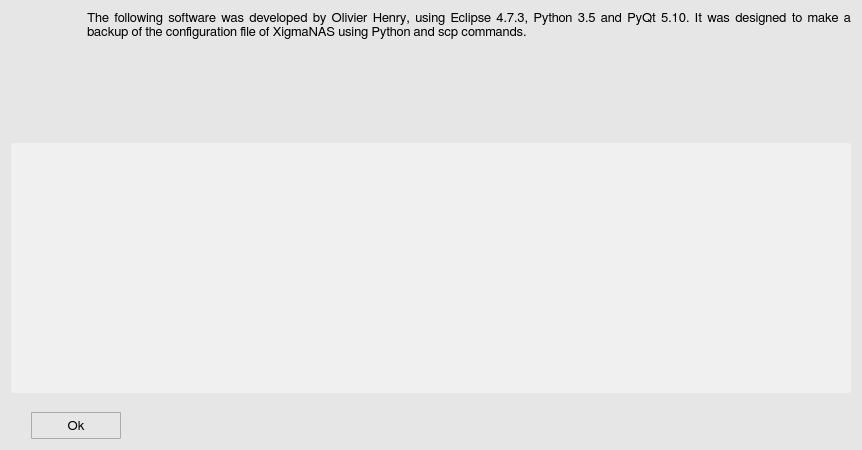
<?xml version="1.0" encoding="UTF-8"?>
<ui version="4.0">
 <class>aboutlogWindow</class>
 <widget class="QWidget" name="aboutlogWindow">
  <property name="geometry">
   <rect>
    <x>0</x>
    <y>0</y>
    <width>862</width>
    <height>450</height>
   </rect>
  </property>
  <property name="minimumSize">
   <size>
    <width>850</width>
    <height>450</height>
   </size>
  </property>
  <property name="maximumSize">
   <size>
    <width>862</width>
    <height>450</height>
   </size>
  </property>
  <property name="font">
   <font>
    <family>FreeSans</family>
    <pointsize>10</pointsize>
    <weight>50</weight>
    <bold>false</bold>
    <stylestrategy>PreferAntialias</stylestrategy>
    <kerning>true</kerning>
   </font>
  </property>
  <property name="windowTitle">
   <string>About XigmaNAS Conf Backup</string>
  </property>
  <property name="windowIcon">
   <iconset>
    <normaloff>icons/about_popup_icon.svg</normaloff>icons/about_popup_icon.svg</iconset>
  </property>
  <property name="styleSheet">
   <string notr="true">QWidget {
	background-color: rgb(230,230,230);
}

QScrollBar:vertical {
  border: 1px solid white;
  background-color: rgb(240, 240, 240);
  width: 20px;
  margin: 21px 0px 21px 0px;
}

QScrollBar:horizontal {
  border: 1px solid white;
  background-color: rgb(240, 240, 240);
  height: 20px;
  margin: 0px 21px 0px 21px;
}

QScrollBar::handle:vertical {
  background-color: rgb(205, 205, 205);
  min-height: 25px;
}

QScrollBar:handle:vertical:hover {
  background-color: rgb(167, 167, 167);
}

QScrollBar::handle:horizontal {
  background-color: rgb(205, 205, 205);
  min-width: 25px;
}

QScrollBar:handle:horizontal:hover {
  background-color: rgb(167, 167, 167);
}

QScrollBar::add-line:vertical {
  border-top: 1px solid rgb(240,240,240);
  border-left: 1px solid white;
  border-right: 1px solid white;
  border-bottom: 1px solid white;
  background-color: rgb(240, 240, 240);
  height: 20px;
  subcontrol-position: bottom;
  subcontrol-origin: margin;
}

QScrollBar::add-line:vertical:hover {
  background-color: rgb(219, 219, 219);
}

QScrollBar::sub-line:vertical {
  border-top: 1px solid white;
  border-left: 1px solid white;
  border-right: 1px solid white;
  border-bottom: 1px solid rgb(240,240,240);
  background-color: rgb(240, 240, 240);
  height: 20px;
  subcontrol-position: top;
  subcontrol-origin: margin;
}

QScrollBar::sub-line:vertical:hover {
  background-color: rgb(219, 219, 219);
}

QScrollBar::up-arrow:vertical {
  image: url(icons/up_arrow_icon.svg); 
  width: 16px;
  height: 16px;
}

QScrollBar::up-arrow:vertical:pressed {
  right: -1px;
  bottom: -1px;
}

QScrollBar::down-arrow:vertical {
  image: url(icons/down_arrow_icon.svg); 
  width: 16px;
  height: 16px;
}

QScrollBar::down-arrow:vertical:pressed {
  right: -1px;
  bottom: -1px;
}

QScrollBar::add-line:horizontal {
  border-top: 1px solid white;
  border-left: 1px solid rgb(240,240,240);
  border-right: 1px solid white;
  border-bottom: 1px solid white;
  background-color: rgb(240, 240, 240);
  width: 20px;
  subcontrol-position: right;
  subcontrol-origin: margin;
}

QScrollBar::add-line:horizontal:hover {
  background-color: rgb(219, 219, 219);
}

QScrollBar::sub-line:horizontal {
  border-top: 1px solid white;
  border-left: 1px solid white;
  border-right: 1px solid rgb(240,240,240);
  border-bottom: 1px solid white;
  background-color: rgb(240, 240, 240);
  width: 20px;
  subcontrol-position: left;
  subcontrol-origin: margin;
}

QScrollBar::sub-line:horizontal:hover {
  background-color: rgb(219, 219, 219);
}

QScrollBar::left-arrow:horizontal {
  image: url(icons/left_arrow_icon.svg); 
  width: 16px;
  height: 16px;
}

QScrollBar::left-arrow:horizontal:pressed {
  right: -1px;
  bottom: -1px;
}

QScrollBar::right-arrow:horizontal {
  image: url(icons/right_arrow_icon.svg); 
  width: 16px;
  height: 16px;
}

QScrollBar::right-arrow:horizontal:pressed {
  right: -1px;
  bottom: -1px;
}</string>
  </property>
  <layout class="QGridLayout" name="gridLayout">
   <item row="0" column="0">
    <layout class="QVBoxLayout" name="verticalLayout_2">
     <item>
      <layout class="QHBoxLayout" name="horizontalLayout_2">
       <item>
        <layout class="QVBoxLayout" name="verticalLayout">
         <item>
          <widget class="QLabel" name="label_2">
           <property name="minimumSize">
            <size>
             <width>50</width>
             <height>50</height>
            </size>
           </property>
           <property name="maximumSize">
            <size>
             <width>50</width>
             <height>50</height>
            </size>
           </property>
           <property name="text">
            <string/>
           </property>
           <property name="pixmap">
            <pixmap>icons/about_popup_icon.svg</pixmap>
           </property>
           <property name="scaledContents">
            <bool>true</bool>
           </property>
           <property name="alignment">
            <set>Qt::AlignLeading|Qt::AlignLeft|Qt::AlignTop</set>
           </property>
          </widget>
         </item>
         <item>
          <spacer name="verticalSpacer_3">
           <property name="orientation">
            <enum>Qt::Vertical</enum>
           </property>
           <property name="sizeHint" stdset="0">
            <size>
             <width>20</width>
             <height>18</height>
            </size>
           </property>
          </spacer>
         </item>
        </layout>
       </item>
       <item>
        <spacer name="horizontalSpacer_3">
         <property name="orientation">
          <enum>Qt::Horizontal</enum>
         </property>
         <property name="sizeType">
          <enum>QSizePolicy::Fixed</enum>
         </property>
         <property name="sizeHint" stdset="0">
          <size>
           <width>20</width>
           <height>20</height>
          </size>
         </property>
        </spacer>
       </item>
       <item>
        <widget class="QLabel" name="label_1">
         <property name="sizePolicy">
          <sizepolicy hsizetype="Preferred" vsizetype="Preferred">
           <horstretch>0</horstretch>
           <verstretch>0</verstretch>
          </sizepolicy>
         </property>
         <property name="minimumSize">
          <size>
           <width>750</width>
           <height>0</height>
          </size>
         </property>
         <property name="maximumSize">
          <size>
           <width>16777215</width>
           <height>16777215</height>
          </size>
         </property>
         <property name="font">
          <font>
           <family>FreeSans</family>
           <pointsize>10</pointsize>
           <weight>50</weight>
           <bold>false</bold>
           <stylestrategy>PreferAntialias</stylestrategy>
           <kerning>true</kerning>
          </font>
         </property>
         <property name="frameShape">
          <enum>QFrame::NoFrame</enum>
         </property>
         <property name="frameShadow">
          <enum>QFrame::Plain</enum>
         </property>
         <property name="lineWidth">
          <number>1</number>
         </property>
         <property name="midLineWidth">
          <number>0</number>
         </property>
         <property name="text">
          <string>&lt;html&gt;&lt;head/&gt;&lt;body&gt;&lt;p&gt;The following software was developed by Olivier Henry, using Eclipse 4.7.3, Python 3.5 and PyQt 5.10. It was designed to make a backup of the configuration file of XigmaNAS using Python and scp commands.&lt;/p&gt;&lt;/body&gt;&lt;/html&gt;</string>
         </property>
         <property name="textFormat">
          <enum>Qt::AutoText</enum>
         </property>
         <property name="scaledContents">
          <bool>false</bool>
         </property>
         <property name="alignment">
          <set>Qt::AlignJustify|Qt::AlignTop</set>
         </property>
         <property name="wordWrap">
          <bool>true</bool>
         </property>
        </widget>
       </item>
      </layout>
     </item>
     <item>
      <spacer name="verticalSpacer_2">
       <property name="orientation">
        <enum>Qt::Vertical</enum>
       </property>
       <property name="sizeType">
        <enum>QSizePolicy::Fixed</enum>
       </property>
       <property name="sizeHint" stdset="0">
        <size>
         <width>20</width>
         <height>13</height>
        </size>
       </property>
      </spacer>
     </item>
     <item>
      <widget class="QTextBrowser" name="browser">
       <property name="sizePolicy">
        <sizepolicy hsizetype="Preferred" vsizetype="Preferred">
         <horstretch>0</horstretch>
         <verstretch>0</verstretch>
        </sizepolicy>
       </property>
       <property name="minimumSize">
        <size>
         <width>0</width>
         <height>250</height>
        </size>
       </property>
       <property name="font">
        <font>
         <family>FreeSans</family>
         <pointsize>9</pointsize>
         <stylestrategy>PreferAntialias</stylestrategy>
         <kerning>true</kerning>
        </font>
       </property>
       <property name="styleSheet">
        <string notr="true">QTextBrowser {
	border-radius: 3px;
    padding: 1px 4px 1px 4px;
	background-color:  rgb(240, 240, 240);
}

QScrollBar:vertical {
  border: 1px solid white;
  background-color: rgb(240, 240, 240);
  width: 20px;
  margin: 21px 0px 21px 0px;
}

QScrollBar:horizontal {
  border: 1px solid white;
  background-color: rgb(240, 240, 240);
  height: 20px;
  margin: 0px 21px 0px 21px;
}

QScrollBar::handle:vertical {
  background-color: rgb(205, 205, 205);
  min-height: 25px;
}

QScrollBar:handle:vertical:hover {
  background-color: rgb(167, 167, 167);
}

QScrollBar::handle:horizontal {
  background-color: rgb(205, 205, 205);
  min-width: 25px;
}

QScrollBar:handle:horizontal:hover {
  background-color: rgb(167, 167, 167);
}

QScrollBar::add-line:vertical {
  border-top: 1px solid rgb(240,240,240);
  border-left: 1px solid white;
  border-right: 1px solid white;
  border-bottom: 1px solid white;
  background-color: rgb(240, 240, 240);
  height: 20px;
  subcontrol-position: bottom;
  subcontrol-origin: margin;
}

QScrollBar::add-line:vertical:hover {
  background-color: rgb(219, 219, 219);
}

QScrollBar::sub-line:vertical {
  border-top: 1px solid white;
  border-left: 1px solid white;
  border-right: 1px solid white;
  border-bottom: 1px solid rgb(240,240,240);
  background-color: rgb(240, 240, 240);
  height: 20px;
  subcontrol-position: top;
  subcontrol-origin: margin;
}

QScrollBar::sub-line:vertical:hover {
  background-color: rgb(219, 219, 219);
}

QScrollBar::up-arrow:vertical {
  image: url(icons/up_arrow_icon.svg); 
  width: 16px;
  height: 16px;
}

QScrollBar::up-arrow:vertical:pressed {
  right: -1px;
  bottom: -1px;
}

QScrollBar::down-arrow:vertical {
  image: url(icons/down_arrow_icon.svg); 
  width: 16px;
  height: 16px;
}

QScrollBar::down-arrow:vertical:pressed {
  right: -1px;
  bottom: -1px;
}

QScrollBar::add-line:horizontal {
  border-top: 1px solid white;
  border-left: 1px solid rgb(240,240,240);
  border-right: 1px solid white;
  border-bottom: 1px solid white;
  background-color: rgb(240, 240, 240);
  width: 20px;
  subcontrol-position: right;
  subcontrol-origin: margin;
}

QScrollBar::add-line:horizontal:hover {
  background-color: rgb(219, 219, 219);
}

QScrollBar::sub-line:horizontal {
  border-top: 1px solid white;
  border-left: 1px solid white;
  border-right: 1px solid rgb(240,240,240);
  border-bottom: 1px solid white;
  background-color: rgb(240, 240, 240);
  width: 20px;
  subcontrol-position: left;
  subcontrol-origin: margin;
}

QScrollBar::sub-line:horizontal:hover {
  background-color: rgb(219, 219, 219);
}

QScrollBar::left-arrow:horizontal {
  image: url(icons/left_arrow_icon.svg); 
  width: 16px;
  height: 16px;
}

QScrollBar::left-arrow:horizontal:pressed {
  right: -1px;
  bottom: -1px;
}

QScrollBar::right-arrow:horizontal {
  image: url(icons/right_arrow_icon.svg); 
  width: 16px;
  height: 16px;
}

QScrollBar::right-arrow:horizontal:pressed {
  right: -1px;
  bottom: -1px;
}</string>
       </property>
       <property name="horizontalScrollBarPolicy">
        <enum>Qt::ScrollBarAlwaysOff</enum>
       </property>
       <property name="documentTitle">
        <string>Changelog</string>
       </property>
      </widget>
     </item>
     <item>
      <spacer name="verticalSpacer">
       <property name="orientation">
        <enum>Qt::Vertical</enum>
       </property>
       <property name="sizeType">
        <enum>QSizePolicy::Fixed</enum>
       </property>
       <property name="sizeHint" stdset="0">
        <size>
         <width>20</width>
         <height>13</height>
        </size>
       </property>
      </spacer>
     </item>
     <item>
      <layout class="QHBoxLayout" name="horizontalLayout">
       <item>
        <spacer name="horizontalSpacer">
         <property name="orientation">
          <enum>Qt::Horizontal</enum>
         </property>
         <property name="sizeType">
          <enum>QSizePolicy::Fixed</enum>
         </property>
         <property name="sizeHint" stdset="0">
          <size>
           <width>20</width>
           <height>20</height>
          </size>
         </property>
        </spacer>
       </item>
       <item>
        <widget class="QToolButton" name="button">
         <property name="minimumSize">
          <size>
           <width>90</width>
           <height>27</height>
          </size>
         </property>
         <property name="maximumSize">
          <size>
           <width>90</width>
           <height>27</height>
          </size>
         </property>
         <property name="font">
          <font>
           <family>FreeSans</family>
           <pointsize>10</pointsize>
           <stylestrategy>PreferAntialias</stylestrategy>
           <kerning>true</kerning>
          </font>
         </property>
         <property name="styleSheet">
          <string notr="true">QToolButton {
	border: 1px solid #acacac;
	border-radius: 1px;
	background-color: qlineargradient(x1:0, y1:0, x2:0, y2:1,
									stop:0 #f0f0f0, stop:1 #e5e5e5);
}

QToolButton:hover {
	border: 1px solid #7eb4ea;
	border-radius: 1px;
	background-color: qlineargradient(x1:0, y1:0, x2:0, y2:1,
									stop:0 #ecf4fc, stop:1 #dcecfc);
}

QToolButton:pressed {
	border: 1px solid #579de5;
	border-radius: 1px;
	background-color: qlineargradient(x1:0, y1:0, x2:0, y2:1,
									stop:0 #daecfc, stop:1 #c4e0fc);
}</string>
         </property>
         <property name="text">
          <string>Ok</string>
         </property>
        </widget>
       </item>
       <item>
        <spacer name="horizontalSpacer_2">
         <property name="orientation">
          <enum>Qt::Horizontal</enum>
         </property>
         <property name="sizeHint" stdset="0">
          <size>
           <width>40</width>
           <height>20</height>
          </size>
         </property>
        </spacer>
       </item>
      </layout>
     </item>
    </layout>
   </item>
  </layout>
 </widget>
 <resources/>
 <connections/>
</ui>
